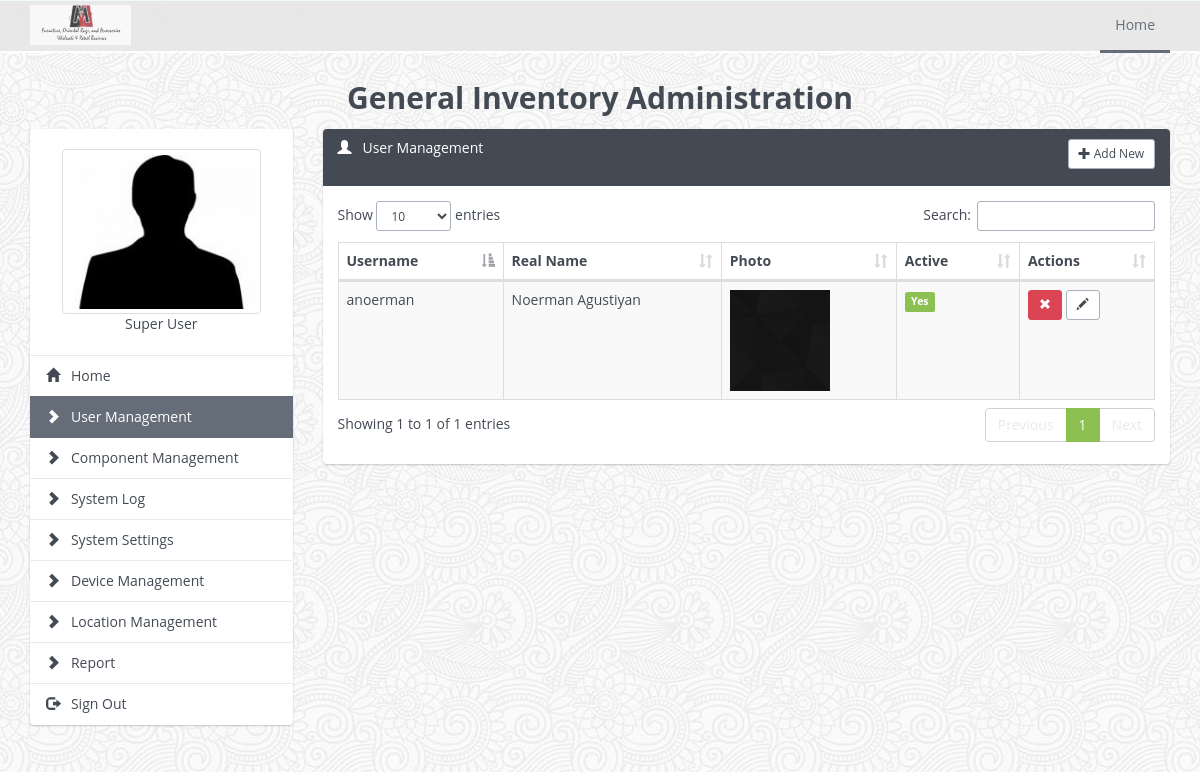
/user_management.php (signed in), run on the app's committed database.
### tables this page shows
CREATE TABLE `system_settings` (
  `setting_name` varchar(50) NOT NULL COMMENT 'Setting Name',
  `setting_value` text NOT NULL COMMENT 'Values',
  `active` enum('yes','no') NOT NULL DEFAULT 'yes',
  `created_by` varchar(30) NOT NULL,
  `created_date` datetime NOT NULL,
  `updated_by` varchar(30) NOT NULL,
  `updated_date` datetime NOT NULL,
  `revision` tinyint(3) NOT NULL DEFAULT '0',
  PRIMARY KEY (`setting_name`)
);

CREATE TABLE `component` (
  `component_id` int(11) NOT NULL AUTO_INCREMENT,
  `component_name` varchar(30) NOT NULL COMMENT 'Component Name',
  `component_page` varchar(100) NOT NULL COMMENT 'Component Page',
  `component_type` enum('system','standard') NOT NULL DEFAULT 'standard' COMMENT 'Component Type',
  `active` enum('yes','no') NOT NULL DEFAULT 'yes' COMMENT 'Active Status',
  `created_by` varchar(30) NOT NULL,
  `created_date` datetime NOT NULL,
  `updated_by` varchar(30) NOT NULL,
  `updated_date` datetime NOT NULL,
  `revision` tinyint(3) NOT NULL DEFAULT '0',
  PRIMARY KEY (`component_id`)
);

CREATE TABLE `users` (
  `username` varchar(30) NOT NULL COMMENT 'Unique Username',
  `password` varchar(128) NOT NULL COMMENT 'SHA512',
  `salt` varchar(64) NOT NULL COMMENT 'Random String SHA256',
  `level` enum('admin','user') NOT NULL DEFAULT 'user' COMMENT 'User Level',
  `active` enum('yes','no') NOT NULL DEFAULT 'yes' COMMENT 'User Active Status',
  `first_name` varchar(50) DEFAULT NULL,
  `last_name` varchar(100) DEFAULT NULL,
  `photo` text COMMENT 'User Photo Profile - Set default if empty',
  `created_by` varchar(30) NOT NULL,
  `created_date` datetime NOT NULL,
  `updated_by` varchar(30) NOT NULL,
  `updated_date` datetime NOT NULL,
  `revision` tinyint(3) NOT NULL DEFAULT '0' COMMENT 'Total Profile Changes/Revision',
  PRIMARY KEY (`username`)
);

### lib/db.class.php (called while the page is built, shortened)
<?php
class DB
{
	private $pdo;
	private $sQuery;
		private function Connect()
		{
			$this->settings = parse_ini_file("settings.ini.php");
			$dsn = 'mysql:dbname='.$this->settings["dbname"].';host='.$this->settings["host"].'';
			try
			{
				$this->pdo = new PDO($dsn, $this->settings["user"], $this->settings["password"], array(PDO::MYSQL_ATTR_INIT_COMMAND => "SET NAMES utf8"));
				$this->pdo->setAttribute(PDO::ATTR_ERRMODE, PDO::ERRMODE_EXCEPTION);
				$this->pdo->setAttribute(PDO::ATTR_EMULATE_PREPARES, false);
				$this->bConnected = true;
			}
			catch (PDOException $e)
			{
				echo $this->ExceptionLog($e->getMessage());
				die();
			}
		}
		private function Init($query,$parameters = "")
		{
			try
			{
				$this->sQuery = $this->pdo->prepare($query);
				$this->succes 	= $this->sQuery->execute();
			}
			catch(PDOException $e)
			{
					echo $this->ExceptionLog($e->getMessage(), $query );
					die();
			}
		}
		public function query($query,$params = null, $fetchmode = PDO::FETCH_ASSOC)
		{
			$query = trim($query);
			$this->Init($query,$params);
			$rawStatement = explode(" ", $query);
			$statement = strtolower($rawStatement[0]);
			if ($statement === 'select' || $statement === 'show') {
				return $this->sQuery->fetchAll($fetchmode);
			}
			elseif ( $statement === 'insert' ||  $statement === 'update' || $statement === 'delete' ) {
				return $this->sQuery->rowCount();
			}
			else {
				return NULL;
			}
		}
		public function single($query,$params = null)
		{
			$this->Init($query,$params);
			return $this->sQuery->fetchColumn();
		}
}
?>

### class/inventory.class.php (called while the page is built, shortened)
<?php
require_once(__DIR__ . '/../lib/db.class.php');
class Inventory
{
	public function __construct() {
		$this->db = new DB();
	}
	public function setting_data($setting_name)
	{
		$query         = "SELECT setting_value FROM system_settings WHERE setting_name = '$setting_name' AND active = 'yes'";
		$setting_value = $this->db->single($query);
		return $setting_value;
	}
	public function main_menu($privileges)
	{
		if ($privileges!="*") {
			$query = "SELECT component_id, component_name, component_page FROM component WHERE component_id IN ($privileges) AND active = 'yes' ORDER BY component_type DESC";
		}
		else {
			$query = "SELECT component_id, component_name, component_page FROM component WHERE active = 'yes' ORDER BY component_type DESC";
		}
		$main_menu_array = $this->db->query($query);
		return $main_menu_array;
	}
}
?>

### class/user.class.php (called while the page is built, shortened)
<?php
require_once(__DIR__ . '/../lib/db.class.php');
require_once(__DIR__ . '/../class/inventory.class.php');
class UserClass
{
	public function __construct() {
		$this->db        = new DB();
	}
	public function show_users($username="")
	{
		if ($username!="") {
			$query  = "SELECT * FROM users WHERE username = '$username' AND level = 'user'";
		} else {
			$query  = "SELECT * FROM users WHERE level = 'user' ORDER BY username ASC";
		}
		$result = $this->db->query($query);
		return $result;
	}
}
?>

### user_management.php (the view, shortened to what this page needs)
<?php
require_once(__DIR__ . '/lib/db.class.php');
require_once(__DIR__ . '/class/user.class.php');
$userclass = new UserClass();
require_once(__DIR__ . '/class/inventory.class.php');
$invClass  = new Inventory();
include("./include/include_header.php");
?>
<div class="col-lg-9 col-md-9 col-sm-12 col-xs-12">
	<div class="panel panel-primary">
		<div class="panel-heading">
			<h3 class="panel-title">
				<i class="glyphicon glyphicon-user"></i> &nbsp; <?php echo $current_page_name; ?>
				<span class="pull-right"><button type="button" class="btn btn-default btn-sm" onclick="show_add_new_user()"><i class="glyphicon glyphicon-plus"></i> Add New</button></span>
			</h3>
			<br>
		</div>
		<div class='panel-body'>
		<?php
			$data     = $userclass->show_users();
			$data_num = count($data);
			if ($data_num!=0) {
				$data_table = "<table class='table table-bordered table-striped' id='datatable'><thead><tr><th>Username</th><th>Real Name</th><th>Photo</th><th>Active</th><th>Actions</th></tr></thead><tbody>";
				foreach ($data as $user_data) {
					$username   = $user_data["username"];
					$first_name = $user_data["first_name"];
					$last_name  = $user_data["last_name"];
					$photo      = $user_data["photo"];
					$active     = $user_data["active"];
					if ($active=="yes") {
						$active_status = "<span class='label label-success'>Yes</span><input type='hidden' id='uactive_$username' value='yes'>";
						$button_status = "<button type='button' title='Deactive' class='btn btn-danger btn-sm' onclick=\"user_change_status('$username', '$first_name $last_name', 'no')\"><i class='glyphicon glyphicon-remove'></i></button>";
					}
					$data_table    .= "<tr>
						<td id='username_$username'>$username</td>
						<td id='real_name_$username'>$first_name $last_name</td>
						<td><img src='$photo' width='100'></td>
						<td>$active_status</td>
						<td>$button_status <a href='user_edit.php?username=$username' title='Edit' class='btn btn-default btn-sm'><i class='glyphicon glyphicon-pencil'></i></a></td>
					</tr>";
				}
				$data_table .= "</tbody></table>";
				echo $data_table;
			}
			else {
				echo "<p>No Data Found!</p>";
			}
		?>
		</div>
	</div>
</div>
<?php
include("./include/include_footer.php");
include("./include/init_datatables.php");
include("./include/init_validetta.php");
?>

### include/include_header.php (shortened to what this page needs)
<?php
	$current_page      = basename($_SERVER['PHP_SELF']);
	$main_menu_array   = $invClass->main_menu($_SESSION['privileges']);
	$display_menu      = "";
	foreach ($main_menu_array as $main_menu) {
		$component_name = $main_menu['component_name'];
		$component_page = $main_menu['component_page'];
		if ($current_page==$component_page) {
			$display_menu .= "<a href='$component_page' class='list-group-item active' title='$component_name'><i class='glyphicon glyphicon-chevron-right'></i> &nbsp; $component_name</a>";
			$current_page_name = " ".$component_name;
		} else {
			$display_menu .= "<a href='$component_page' class='list-group-item' title='$component_name'><i class='glyphicon glyphicon-chevron-right'></i> &nbsp; $component_name</a>";
		}
		if ($current_page=="dashboard.php") {
			$home_link = "active";
		} else {
			$home_link = "";
		}
	}
?>
	<!DOCTYPE html>
		<html>
		<head>
			<link rel="stylesheet" type="text/css" href="./assets/css/<?php if ($invClass->setting_data("color_scheme")!="") { echo $invClass->setting_data("color_scheme"); } else {echo "site-default.min.css";} ?>">
			<link rel="stylesheet" type="text/css" href="./assets/plugins/pace/pace.css">
		</head>
		<body background="./assets/images/backgrounds/<?php if ($invClass->setting_data("body_background")!="") { echo $invClass->setting_data("body_background"); } else {echo "symphony.png";} ?>">
			<div class="docs-header">
				<nav class="navbar navbar-default navbar-custom" role="navigation">
					<div class="container">
						<div class="navbar-header">
							<a class="navbar-brand" href="#">
								<img src="./assets/images/<?php if ($invClass->setting_data("inventory_logo")!="") { echo $invClass->setting_data("inventory_logo"); } else {echo "logo.png";} ?>" height="40">
							</a>
						</div>
						<div class="collapse navbar-collapse">
							<ul class="nav navbar-nav navbar-right">
								<li><a class="nav-link current" href="dashboard.php" >Home</a></li>
							</ul>
						</div>
					</div>
				</nav>
			</div>
			<div class="container document">
				<div class="row">
					<div class="col-lg-12 col-md-12 col-sm-12 col-xs-12">
						<h3 class="text-center">
							<?php
							if ($invClass->setting_data("inventory_name")!="") {
								echo $invClass->setting_data("inventory_name");
							} else {
								echo "Inventory System";
							} ?>  Administration
						</h3>
					</div>
				</div>
			</div>
			<div class="container document">
				<div class="row">
					<div class="col-lg-3 col-md-3 col-sm-12 col-xs-12">
						<div class="list-group">
							<li class="list-group-item">
								<div class="text-center">
									<a href='my_profile.php' class='list-group-item text-center' title='My Profile'>
										<img src="<?php echo $_SESSION['user_photo'] ?>" class="img-thumbnail" height="120px" /><br>
										<?php echo $_SESSION['first_name']. " " .$_SESSION['last_name'] ?>
									</a>
								</div>
							</li>
							<a href="dashboard.php" class="list-group-item <?php echo $home_link; ?>" title="Dashboard"><i class="glyphicon glyphicon-home"></i> &nbsp; Home</a>
							<?php
								echo $display_menu;
							?>
							<a href="#" class="list-group-item" id="sign_out" title="Sign Out"><i class="glyphicon glyphicon-log-out"></i> &nbsp; Sign Out</a>
						</div>
					</div>

### data on the page
system_settings: setting_value (picture)
system_settings: setting_value "General Inventory"
component: component_name "User Management"
component: component_name "Component Management"
component: component_name "System Log"
component: component_name "System Settings"
component: component_name "Device Management"
component: component_name "Location Management"
component: component_name "Report"
users: username "anoerman", first_name "Noerman", last_name "Agustiyan", photo (picture)

### other printed values
$_SESSION['first_name'] "Super"
$_SESSION['last_name'] "User"
